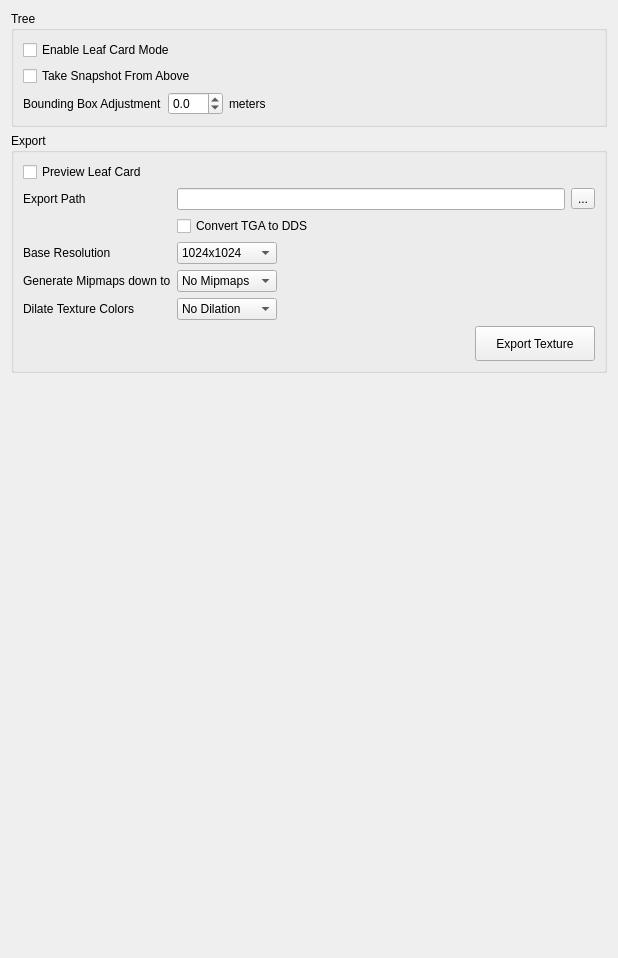
          <widget class="QWidget" name="scrollAreaWidgetContents_7">
           <property name="geometry">
            <rect>
             <x>0</x>
             <y>0</y>
             <width>618</width>
             <height>958</height>
            </rect>
           </property>
           <layout class="QVBoxLayout" name="verticalLayout_30">
            <item>
             <widget class="QGroupBox" name="check_LeafCardMode2">
              <property name="title">
               <string>Tree</string>
              </property>
              <property name="flat">
               <bool>true</bool>
              </property>
              <property name="checkable">
               <bool>false</bool>
              </property>
              <layout class="QVBoxLayout" name="verticalLayout_28">
               <item>
                <widget class="QCheckBox" name="check_LeafCardMode">
                 <property name="toolTip">
                  <string>&lt;html&gt;&lt;head/&gt;&lt;body&gt;&lt;p&gt;Sets the LeafCard Mode for this tree.&lt;/p&gt;&lt;p&gt;In LeafCard mode the branches only grow in the XY plane to 'flatten' the tree. Also fronds orient towards the camera for maximum exposure.&lt;/p&gt;&lt;p&gt;Not all LeafCards must be exported with LeafCard mode enabled. However in many situations LeafCard Mode will provide better results.&lt;/p&gt;&lt;/body&gt;&lt;/html&gt;</string>
                 </property>
                 <property name="text">
                  <string>Enable Leaf Card Mode</string>
                 </property>
                </widget>
               </item>
               <item>
                <widget class="QCheckBox" name="check_FromAbove">
                 <property name="toolTip">
                  <string>&lt;html&gt;&lt;head/&gt;&lt;body&gt;&lt;p&gt;If checked, the LeafCard is not generated from the front view, but from the top-down view. This is most useful when LeafCards for billboard leaves shall be created, because the top-down view creates textures where the branches start at the center, going outwards, whereas the front view generateds textures where the branches start at the bottom, going upwards.&lt;/p&gt;&lt;/body&gt;&lt;/html&gt;</string>
                 </property>
                 <property name="text">
                  <string>Take Snapshot From Above</string>
                 </property>
                </widget>
               </item>
               <item>
                <layout class="QHBoxLayout" name="horizontalLayout_60">
                 <item>
                  <widget class="QLabel" name="label_87">
                   <property name="toolTip">
                    <string>&lt;html&gt;&lt;head/&gt;&lt;body&gt;&lt;p&gt;Although Kraut will compute the bounding box for the tree automatically, it sometimes generates a box that is too large, mostly due to billboard leaves that need to be accounted for.&lt;/p&gt;&lt;p&gt;This can waste space in LeafCards and in the Impostor textures.&lt;/p&gt;&lt;p&gt;This setting allows to grow or shrink the bounding box to fit more closely to the resulting tree shape.&lt;/p&gt;&lt;/body&gt;&lt;/html&gt;</string>
                   </property>
                   <property name="text">
                    <string>Bounding Box Adjustment</string>
                   </property>
                  </widget>
                 </item>
                 <item>
                  <widget class="QDoubleSpinBox" name="spin_BBoxAdjustment">
                   <property name="toolTip">
                    <string>&lt;html&gt;&lt;head/&gt;&lt;body&gt;&lt;p&gt;Although Kraut will compute the bounding box for the tree automatically, it sometimes generates a box that is too large, mostly due to billboard leaves that need to be accounted for.&lt;/p&gt;&lt;p&gt;This can waste space in LeafCards and in the Impostor textures.&lt;/p&gt;&lt;p&gt;This setting allows to grow or shrink the bounding box to fit more closely to the resulting tree shape.&lt;/p&gt;&lt;/body&gt;&lt;/html&gt;</string>
                   </property>
                   <property name="decimals">
                    <number>1</number>
                   </property>
                   <property name="minimum">
                    <double>-10.000000000000000</double>
                   </property>
                   <property name="maximum">
                    <double>10.000000000000000</double>
                   </property>
                   <property name="singleStep">
                    <double>0.100000000000000</double>
                   </property>
                  </widget>
                 </item>
                 <item>
                  <widget class="QLabel" name="label_88">
                   <property name="toolTip">
                    <string>&lt;html&gt;&lt;head/&gt;&lt;body&gt;&lt;p&gt;Although Kraut will compute the bounding box for the tree automatically, it sometimes generates a box that is too large, mostly due to billboard leaves that need to be accounted for.&lt;/p&gt;&lt;p&gt;This can waste space in LeafCards and in the Impostor textures.&lt;/p&gt;&lt;p&gt;This setting allows to grow or shrink the bounding box to fit more closely to the resulting tree shape.&lt;/p&gt;&lt;/body&gt;&lt;/html&gt;</string>
                   </property>
                   <property name="text">
                    <string>meters</string>
                   </property>
                  </widget>
                 </item>
                 <item>
                  <spacer name="horizontalSpacer_47">
                   <property name="orientation">
                    <enum>Qt::Horizontal</enum>
                   </property>
                   <property name="sizeHint" stdset="0">
                    <size>
                     <width>40</width>
                     <height>20</height>
                    </size>
                   </property>
                  </spacer>
                 </item>
                </layout>
               </item>
              </layout>
             </widget>
            </item>
            <item>
             <widget class="QGroupBox" name="gr_Leafcard">
              <property name="toolTip">
               <string>&lt;html&gt;&lt;head/&gt;&lt;body&gt;&lt;p&gt;These settings specify how to export the leafcard textures.&lt;/p&gt;&lt;/body&gt;&lt;/html&gt;</string>
              </property>
              <property name="title">
               <string>Export</string>
              </property>
              <property name="flat">
               <bool>true</bool>
              </property>
              <property name="checkable">
               <bool>false</bool>
              </property>
              <layout class="QVBoxLayout" name="verticalLayout_18">
               <item>
                <layout class="QGridLayout" name="gridLayout_7">
                 <item row="2" column="0">
                  <widget class="QLabel" name="label_41">
                   <property name="toolTip">
                    <string>&lt;html&gt;&lt;head/&gt;&lt;body&gt;&lt;p&gt;The file to which the leafcard shall be exported.&lt;/p&gt;&lt;/body&gt;&lt;/html&gt;</string>
                   </property>
                   <property name="text">
                    <string>Export Path</string>
                   </property>
                  </widget>
                 </item>
                 <item row="2" column="1">
                  <layout class="QHBoxLayout" name="horizontalLayout_9">
                   <item>
                    <widget class="QLineEdit" name="le_LeafCardPath">
                     <property name="toolTip">
                      <string>&lt;html&gt;&lt;head/&gt;&lt;body&gt;&lt;p&gt;The file to which the leafcard shall be exported.&lt;/p&gt;&lt;/body&gt;&lt;/html&gt;</string>
                     </property>
                    </widget>
                   </item>
                   <item>
                    <widget class="QToolButton" name="tb_SelectLeafCardPath">
                     <property name="toolTip">
                      <string>&lt;html&gt;&lt;head/&gt;&lt;body&gt;&lt;p&gt;Selects the file to which the leafcard shall be exported.&lt;/p&gt;&lt;/body&gt;&lt;/html&gt;</string>
                     </property>
                     <property name="text">
                      <string>...</string>
                     </property>
                    </widget>
                   </item>
                  </layout>
                 </item>
                 <item row="4" column="0">
                  <widget class="QLabel" name="label_40">
                   <property name="toolTip">
                    <string>&lt;html&gt;&lt;head/&gt;&lt;body&gt;&lt;p&gt;The maximum resolution at which the leafcard is exported.&lt;/p&gt;&lt;p&gt;If mipmaps shall be generated, all subsequent files get a &amp;quot;_LODn&amp;quot; appended to the base filename.&lt;/p&gt;&lt;/body&gt;&lt;/html&gt;</string>
                   </property>
                   <property name="text">
                    <string>Base Resolution</string>
                   </property>
                  </widget>
                 </item>
                 <item row="4" column="1">
                  <layout class="QHBoxLayout" name="horizontalLayout_10">
                   <item>
                    <widget class="QComboBox" name="combo_MaxLeafCardResolution">
                     <property name="minimumSize">
                      <size>
                       <width>100</width>
                       <height>0</height>
                      </size>
                     </property>
                     <property name="toolTip">
                      <string>&lt;html&gt;&lt;head/&gt;&lt;body&gt;&lt;p&gt;The maximum resolution at which the leafcard is exported.&lt;/p&gt;&lt;p&gt;If mipmaps shall be generated, all subsequent files get a &amp;quot;_LODn&amp;quot; appended to the base filename.&lt;/p&gt;&lt;/body&gt;&lt;/html&gt;</string>
                     </property>
                     <property name="currentIndex">
                      <number>1</number>
                     </property>
                     <item>
                      <property name="text">
                       <string>2048x2048</string>
                      </property>
                     </item>
                     <item>
                      <property name="text">
                       <string>1024x1024</string>
                      </property>
                     </item>
                     <item>
                      <property name="text">
                       <string>512x512</string>
                      </property>
                     </item>
                     <item>
                      <property name="text">
                       <string>256x256</string>
                      </property>
                     </item>
                     <item>
                      <property name="text">
                       <string>128x128</string>
                      </property>
                     </item>
                     <item>
                      <property name="text">
                       <string>64x64</string>
                      </property>
                     </item>
                    </widget>
                   </item>
                   <item>
                    <spacer name="horizontalSpacer_2">
                     <property name="orientation">
                      <enum>Qt::Horizontal</enum>
                     </property>
                     <property name="sizeHint" stdset="0">
                      <size>
                       <width>40</width>
                       <height>20</height>
                      </size>
                     </property>
                    </spacer>
                   </item>
                  </layout>
                 </item>
                 <item row="5" column="0">
                  <widget class="QLabel" name="label_42">
                   <property name="toolTip">
                    <string>&lt;html&gt;&lt;head/&gt;&lt;body&gt;&lt;p&gt;Specifies down to which resolution mipmaps for the leafcard shall be generated.&lt;/p&gt;&lt;p&gt;It can have advantages to let Kraut generate these mipmaps, as their alpha-channel will be pixel-precise. However, taking one base-texture and generating mipmaps from that also works surprisingly well.&lt;/p&gt;&lt;/body&gt;&lt;/html&gt;</string>
                   </property>
                   <property name="text">
                    <string>Generate Mipmaps down to</string>
                   </property>
                  </widget>
                 </item>
                 <item row="5" column="1">
                  <layout class="QHBoxLayout" name="horizontalLayout_12">
                   <item>
                    <widget class="QComboBox" name="combo_LeafCardMipmapResolution">
                     <property name="minimumSize">
                      <size>
                       <width>100</width>
                       <height>0</height>
                      </size>
                     </property>
                     <property name="toolTip">
                      <string>&lt;html&gt;&lt;head/&gt;&lt;body&gt;&lt;p&gt;Specifies down to which resolution mipmaps for the leafcard shall be generated.&lt;/p&gt;&lt;p&gt;It can have advantages to let Kraut generate these mipmaps, as their alpha-channel will be pixel-precise. However, taking one base-texture and generating mipmaps from that also works surprisingly well.&lt;/p&gt;&lt;/body&gt;&lt;/html&gt;</string>
                     </property>
                     <property name="currentIndex">
                      <number>0</number>
                     </property>
                     <item>
                      <property name="text">
                       <string>No Mipmaps</string>
                      </property>
                     </item>
                     <item>
                      <property name="text">
                       <string>1024x1024</string>
                      </property>
                     </item>
                     <item>
                      <property name="text">
                       <string>512x512</string>
                      </property>
                     </item>
                     <item>
                      <property name="text">
                       <string>256x256</string>
                      </property>
                     </item>
                     <item>
                      <property name="text">
                       <string>128x128</string>
                      </property>
                     </item>
                     <item>
                      <property name="text">
                       <string>64x64</string>
                      </property>
                     </item>
                     <item>
                      <property name="text">
                       <string>32x32</string>
                      </property>
                     </item>
                     <item>
                      <property name="text">
                       <string>16x16</string>
                      </property>
                     </item>
                     <item>
                      <property name="text">
                       <string>8x8</string>
                      </property>
                     </item>
                     <item>
                      <property name="text">
                       <string>4x4</string>
                      </property>
                     </item>
                     <item>
                      <property name="text">
                       <string>2x2</string>
                      </property>
                     </item>
                     <item>
                      <property name="text">
                       <string>1x1</string>
                      </property>
                     </item>
                    </widget>
                   </item>
                   <item>
                    <spacer name="horizontalSpacer_9">
                     <property name="orientation">
                      <enum>Qt::Horizontal</enum>
                     </property>
                     <property name="sizeHint" stdset="0">
                      <size>
                       <width>40</width>
                       <height>20</height>
                      </size>
                     </property>
                    </spacer>
                   </item>
                  </layout>
                 </item>
                 <item row="6" column="0">
                  <widget class="QLabel" name="label_43">
                   <property name="toolTip">
                    <string>&lt;html&gt;&lt;head/&gt;&lt;body&gt;&lt;p&gt;This setting specifies how much Kraut shall dilate the colors in the leafcard from the opaque pixels into the transparent pixels. That means the colors from pixels that are opaque (branches etc.) will be copied into neighboring pixels that are transparent (in between branches and leaves).&lt;/p&gt;&lt;p&gt;When one creates mipmaps from such textures via downscaling the results will be much better.&lt;/p&gt;&lt;p&gt;Although it is possible to reduce or even disable this feature, it is not advised to do so.&lt;/p&gt;&lt;/body&gt;&lt;/html&gt;</string>
                   </property>
                   <property name="text">
                    <string>Dilate Texture Colors</string>
                   </property>
                  </widget>
                 </item>
                 <item row="6" column="1">
                  <layout class="QHBoxLayout" name="horizontalLayout_13">
                   <item>
                    <widget class="QComboBox" name="combo_LeafCardColorDilation">
                     <property name="minimumSize">
                      <size>
                       <width>100</width>
                       <height>0</height>
                      </size>
                     </property>
                     <property name="toolTip">
                      <string>&lt;html&gt;&lt;head/&gt;&lt;body&gt;&lt;p&gt;This setting specifies how much Kraut shall dilate the colors in the leafcard from the opaque pixels into the transparent pixels. That means the colors from pixels that are opaque (branches etc.) will be copied into neighboring pixels that are transparent (in between branches and leaves).&lt;/p&gt;&lt;p&gt;When one creates mipmaps from such textures via downscaling the results will be much better.&lt;/p&gt;&lt;p&gt;Although it is possible to reduce or even disable this feature, it is not advised to do so.&lt;/p&gt;&lt;/body&gt;&lt;/html&gt;</string>
                     </property>
                     <property name="currentIndex">
                      <number>0</number>
                     </property>
                     <item>
                      <property name="text">
                       <string>No Dilation</string>
                      </property>
                     </item>
                     <item>
                      <property name="text">
                       <string>2 Texel</string>
                      </property>
                     </item>
                     <item>
                      <property name="text">
                       <string>4 Texel</string>
                      </property>
                     </item>
                     <item>
                      <property name="text">
                       <string>6 Texel</string>
                      </property>
                     </item>
                     <item>
                      <property name="text">
                       <string>8 Texel</string>
                      </property>
                     </item>
                     <item>
                      <property name="text">
                       <string>10 Texel</string>
                      </property>
                     </item>
                     <item>
                      <property name="text">
                       <string>12 Texel</string>
                      </property>
                     </item>
                     <item>
                      <property name="text">
                       <string>14 Texel</string>
                      </property>
                     </item>
                     <item>
                      <property name="text">
                       <string>16 Texel</string>
                      </property>
                     </item>
                     <item>
                      <property name="text">
                       <string>18 Texel</string>
                      </property>
                     </item>
                    </widget>
                   </item>
                   <item>
                    <spacer name="horizontalSpacer_10">
                     <property name="orientation">
                      <enum>Qt::Horizontal</enum>
                     </property>
                     <property name="sizeHint" stdset="0">
                      <size>
                       <width>40</width>
                       <height>20</height>
                      </size>
                     </property>
                    </spacer>
                   </item>
                  </layout>
                 </item>
                 <item row="0" column="0">
                  <widget class="QCheckBox" name="check_PreviewLeafCard">
                   <property name="toolTip">
                    <string>&lt;html&gt;&lt;head/&gt;&lt;body&gt;&lt;p&gt;If checked, the LeafCard is rendered as it will be exported (however without the color dilation).&lt;/p&gt;&lt;/body&gt;&lt;/html&gt;</string>
                   </property>
                   <property name="text">
                    <string>Preview Leaf Card</string>
                   </property>
                  </widget>
                 </item>
                 <item row="3" column="1">
                  <widget class="QCheckBox" name="check_ExportDDS">
                   <property name="toolTip">
                    <string>&lt;html&gt;&lt;head/&gt;&lt;body&gt;&lt;p&gt;If checked the TGAs that are written out will additionally be converted to DDS format.&lt;/p&gt;&lt;/body&gt;&lt;/html&gt;</string>
                   </property>
                   <property name="text">
                    <string>Convert TGA to DDS</string>
                   </property>
                  </widget>
                 </item>
                </layout>
               </item>
               <item>
                <layout class="QHBoxLayout" name="horizontalLayout_26">
                 <item>
                  <spacer name="horizontalSpacer">
                   <property name="orientation">
                    <enum>Qt::Horizontal</enum>
                   </property>
                   <property name="sizeHint" stdset="0">
                    <size>
                     <width>40</width>
                     <height>20</height>
                    </size>
                   </property>
                  </spacer>
                 </item>
                 <item>
                  <widget class="QPushButton" name="pb_ExportLeafCard">
                   <property name="minimumSize">
                    <size>
                     <width>120</width>
                     <height>35</height>
                    </size>
                   </property>
                   <property name="toolTip">
                    <string>Creates a picture of the tree and writes it to disk.</string>
                   </property>
                   <property name="text">
                    <string>Export Texture</string>
                   </property>
                  </widget>
                 </item>
                </layout>
               </item>
              </layout>
             </widget>
            </item>
            <item>
             <spacer name="verticalSpacer_9">
              <property name="orientation">
               <enum>Qt::Vertical</enum>
              </property>
              <property name="sizeHint" stdset="0">
               <size>
                <width>20</width>
                <height>469</height>
               </size>
              </property>
             </spacer>
            </item>
           </layout>
          </widget>
